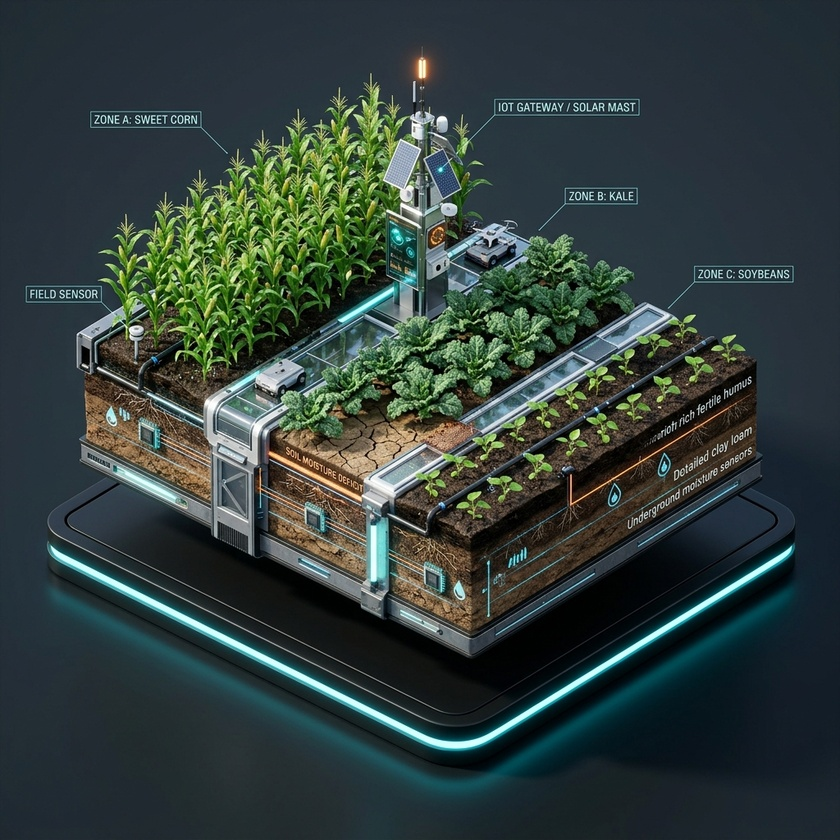
#> input picture orbit/platform_realistic.jpg, 840 x 840 px, shrunk from 1024 x 1024 before the run, found by its file name
$ python generate_textures.py
#> lines starting #> are read from the running program, lines starting #| are printed output that depends on the picture
from PIL import Image, ImageEnhance, ImageFilter
import os

img_path = 'orbit/platform_realistic.jpg'
im = Image.open(img_path)
#> im is the input picture: PIL image 840x840 RGB; mean R, G, B 49.7, 63.1, 60.2
w, h = im.size
#> w = 840; h = 840

# 1. Soil Strata Cross-Section Texture (Front-Right cutaway)
# Rich humus, roots, embedded sensor chips, clay loam
strata_box = (int(w * 0.45), int(h * 0.45), int(w * 0.92), int(h * 0.78))
#> strata_box = (378, 378, 772, 655)
tex_strata = im.crop(strata_box)
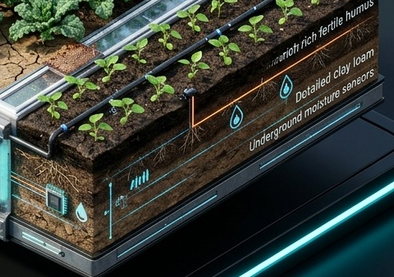
#> tex_strata: PIL image 394x277 RGB; mean R, G, B 56.3, 61.6, 54.3
tex_strata.save('orbit/tex_soil_strata.jpg', quality=95)

# 2. Zone B Cracked Dry Soil Bed Texture
kale_box = (int(w * 0.32), int(h * 0.35), int(w * 0.72), int(h * 0.58))
#> kale_box = (268, 294, 604, 487)
tex_kale = im.crop(kale_box)
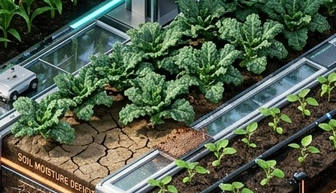
#> tex_kale: PIL image 336x193 RGB; mean R, G, B 82, 95.4, 75.3
tex_kale.save('orbit/tex_kale_dry_soil.jpg', quality=95)

# 3. Zone A Lush Sweet Corn Canopy Texture
corn_box = (int(w * 0.12), int(h * 0.10), int(w * 0.52), int(h * 0.46))
#> corn_box = (100, 84, 436, 386)
tex_corn = im.crop(corn_box)
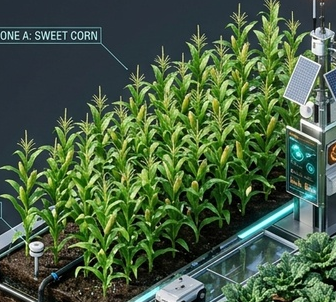
#> tex_corn: PIL image 336x302 RGB; mean R, G, B 70.8, 94.4, 65.4
tex_corn.save('orbit/tex_corn_canopy.jpg', quality=95)

# 4. Zone C Soybean Rows Texture
soy_box = (int(w * 0.52), int(h * 0.38), int(w * 0.88), int(h * 0.62))
#> soy_box = (436, 319, 739, 520)
tex_soy = im.crop(soy_box)
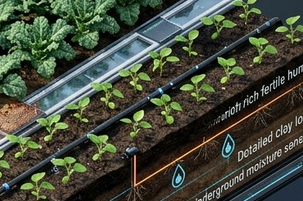
#> tex_soy: PIL image 303x201 RGB; mean R, G, B 68.1, 74.3, 59.6
tex_soy.save('orbit/tex_soy_rows.jpg', quality=95)

# 5. Solar Panel / IoT Gateway Crop
solar_box = (int(w * 0.44), int(h * 0.06), int(w * 0.56), int(h * 0.38))
tex_solar = im.crop(solar_box)
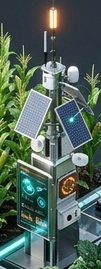
#> tex_solar: PIL image 101x269 RGB; mean R, G, B 80.3, 99.5, 89
tex_solar.save('orbit/tex_solar_mast.jpg', quality=95)

print("Generated PBR textures successfully!")
